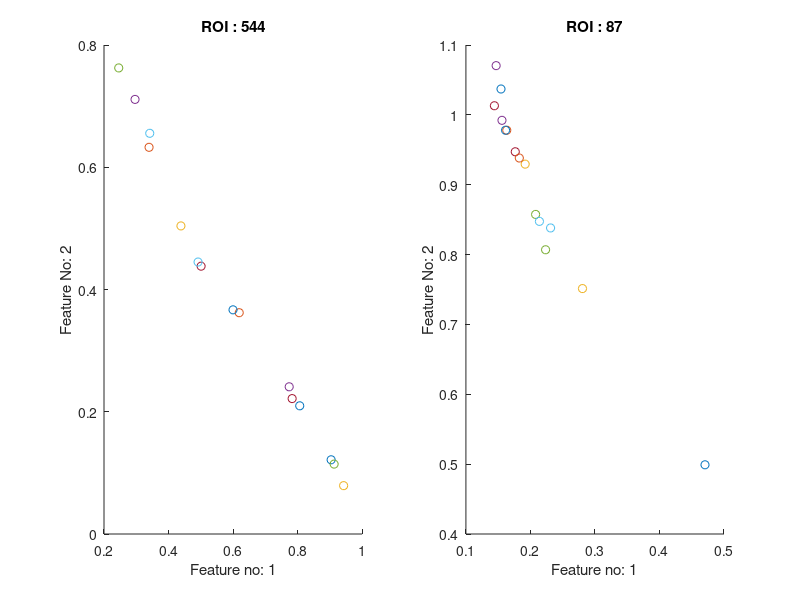
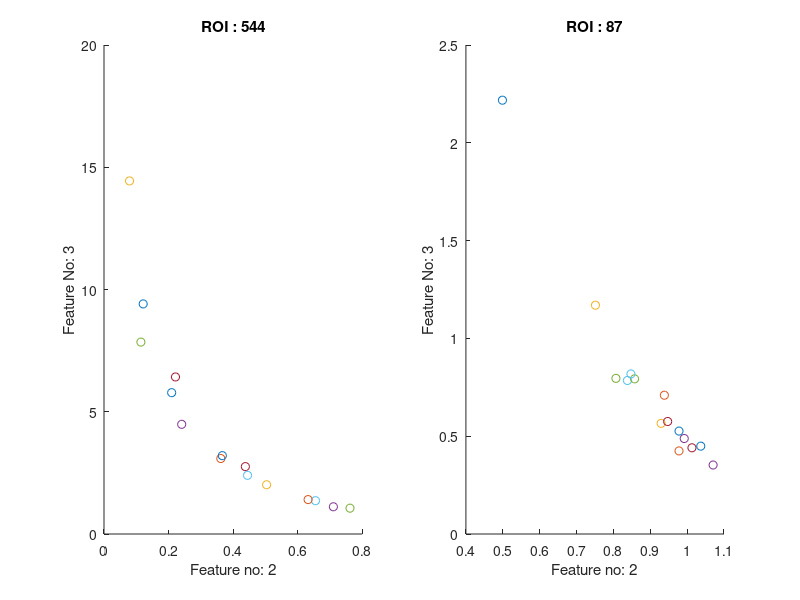
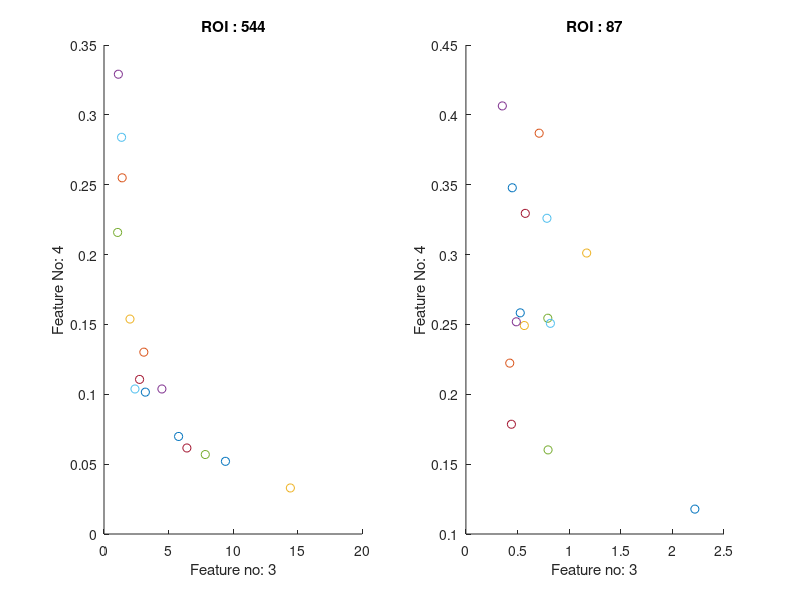
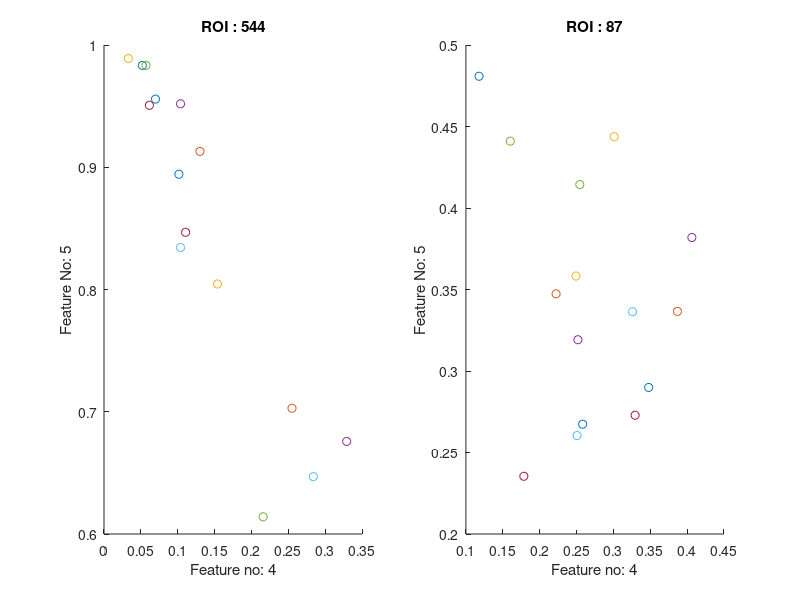

Recreate these plots in MATLAB, in order. (Note: this script raises an error after producing the figures.)
% # DATA description (column description)
% # 0. Class label [0=cocaine | 1=control | 2=fear]
% # 1. Brain number
% # 2. ROI number
% # 3. ROI position X
% # 4. ROI position Y
% # 5. ROI position Z
% # 6. ROI mean
% # 7. ROI std
% # 8. Haralick feature - Energy
% # 9. Haralick feature - Entropy
% # 10. Haralick feature - Correlation
% # 11. Haralick feature - Contrast
% # 12. Haralick feature - Variance
% # 13. Haralick feature - SumMean
% # 14. Haralick feature - Inertia
% # 15. Haralick feature - Cluster Shade
% # 16. Haralick feature - Cluster tendency
% # 17. Haralick feature - Homogeneity
% # 18. Haralick feature - MaxProbability
% # 19. Haralick feature - Inverse Variance

close all;
%Load data
load('brain_173');
load('brain_174');
load('brain_175');
load('brain_177');
load('brain_178'); %Cocaine
load('brain_181');
load('brain_182');
load('brain_189');
load('brain_239');
load('brain_258'); %Control
load('brain_187');
load('brain_188');
load('brain_197');
load('brain_199');
load('brain_200'); %Fear
j=1;
%pick ROIs to test
    roi1=6;
    roi2=13;
%Testing for a pair of features - Contrast & Correlation 
for i=9:20
  
figure(j);subplot(121);
p1=scatter(brain_173(roi1,i),brain_173(roi1,i+1),'ro'); hold on;
p2=scatter(brain_174(roi1,i),brain_174(roi1,i+1),'ro');
p3=scatter(brain_175(roi1,i),brain_175(roi1,i+1),'ro');
p4=scatter(brain_177(roi1,i),brain_177(roi1,i+1),'ro');
p5=scatter(brain_178(roi1,i),brain_178(roi1,i+1),'ro');
p6=scatter(brain_181(roi1,i),brain_181(roi1,i+1),'b.');
p7=scatter(brain_182(roi1,i),brain_182(roi1,i+1),'b.');
p8=scatter(brain_189(roi1,i),brain_189(roi1,i+1),'b.');
p9=scatter(brain_239(roi1,i),brain_239(roi1,i+1),'b.');
p10=scatter(brain_258(roi1,i),brain_258(roi1,i+1),'b.');
p11=scatter(brain_187(roi1,i),brain_187(roi1,i+1),'g*');
p12=scatter(brain_188(roi1,i),brain_188(roi1,i+1),'g*');
p13=scatter(brain_197(roi1,i),brain_197(roi1,i+1),'g*');
p14=scatter(brain_199(roi1,i),brain_199(roi1,i+1),'g*');
p15=scatter(brain_200(roi1,i),brain_200(roi1,i+1),'g*');
xlabel(sprintf('Feature no: %d',i-8));
ylabel(sprintf('Feature No: %d',i-7));
%legend([p1,p6,p11],'Cocaine','Control','Fear');
title('ROI : 544');
subplot(122);
p1=scatter(brain_173(13,i),brain_173(13,i+1),'ro'); hold on;
p2=scatter(brain_174(13,i),brain_174(13,i+1),'ro');
p3=scatter(brain_175(13,i),brain_175(13,i+1),'ro');
p4=scatter(brain_177(13,i),brain_177(13,i+1),'ro');
p5=scatter(brain_178(13,i),brain_178(13,i+1),'ro');
p6=scatter(brain_181(13,i),brain_181(13,i+1),'b.');
p7=scatter(brain_182(13,i),brain_182(13,i+1),'b.');
p8=scatter(brain_189(13,i),brain_189(13,i+1),'b.');
p9=scatter(brain_239(13,i),brain_239(13,i+1),'b.');
p10=scatter(brain_258(13,i),brain_258(13,i+1),'b.');
p11=scatter(brain_187(13,i),brain_187(13,i+1),'g*');
p12=scatter(brain_188(13,i),brain_188(13,i+1),'g*');
p13=scatter(brain_197(13,i),brain_197(13,i+1),'g*');
p14=scatter(brain_199(13,i),brain_199(13,i+1),'g*');
p15=scatter(brain_200(13,i),brain_200(13,i+1),'g*');
xlabel(sprintf('Feature no: %d',i-8));
ylabel(sprintf('Feature No: %d',i-7));
%legend([p1,p6,p11],'Cocaine','Control','Fear');
title('ROI : 87');
j=j+1;
if i==20
    break;
end
end

